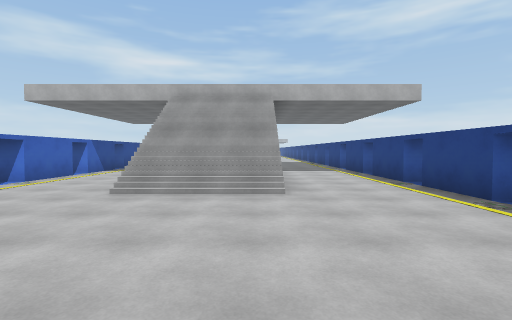
view 1 (above)

20 first-person views from a walk through a 3-D level made in the Unity game engine. The camera is 1.5 m above the floor, tilts 2° down and sees 85° across. The floor is counted in squares, 2 m on a side. Each view is taken from the middle of a square. On the plan, view 1 faces up. The plan holds only what a view shows up to about 10 squares ahead; the rest is blank. The place goes on beyond the plan. Surface patterns are stand-ins for the level's own textures.

view 2
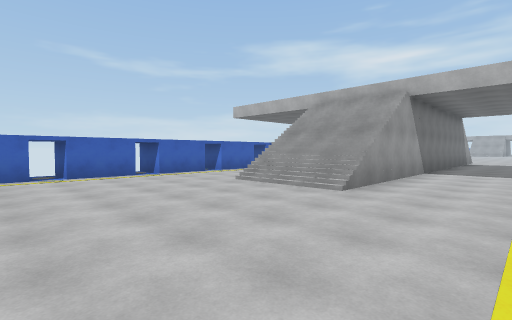

view 3
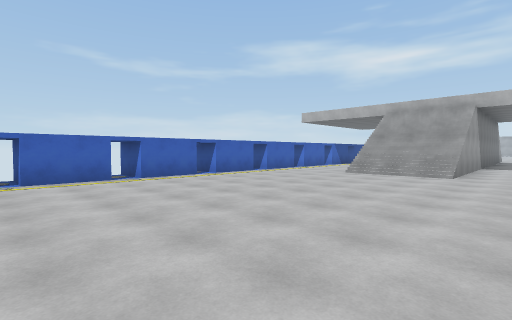

view 4
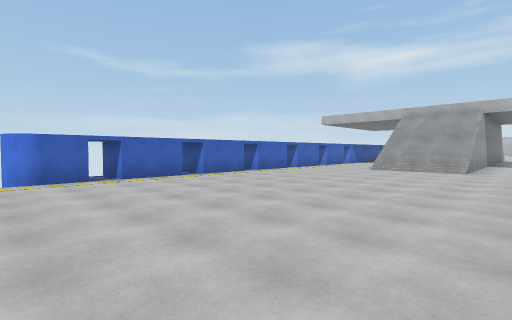

view 5
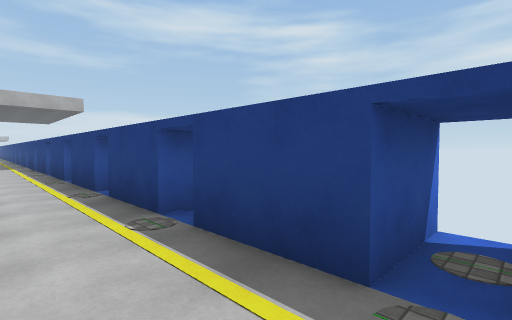

view 6
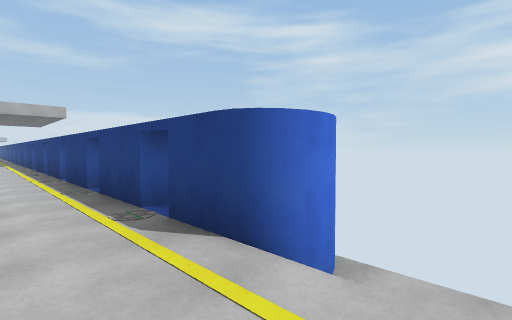

view 7
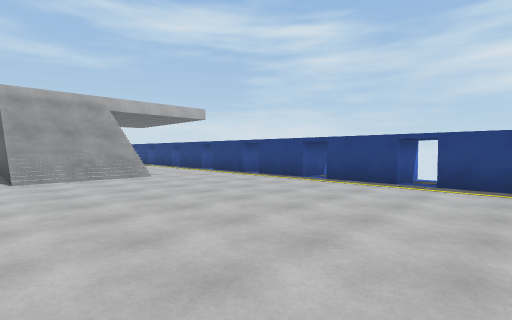

view 8
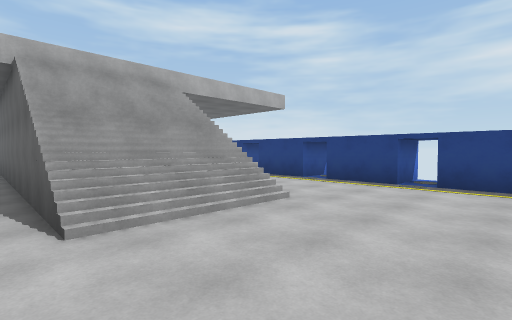

view 9
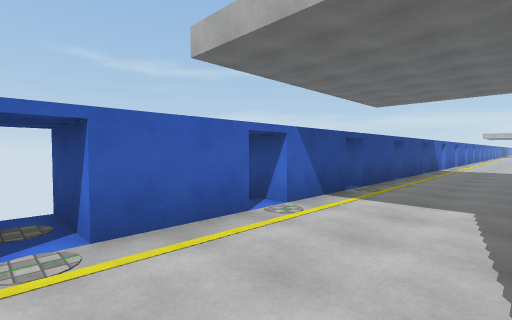

view 10
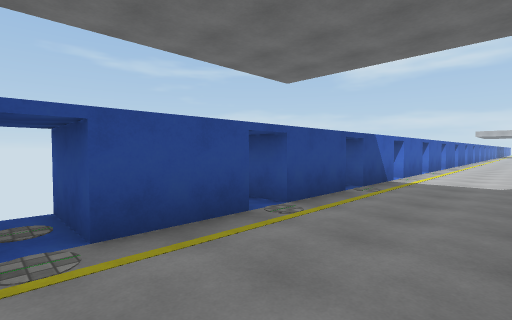

view 11
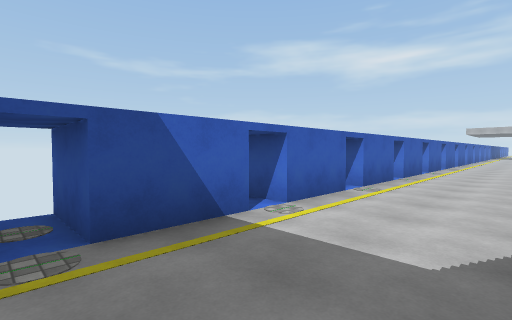

view 12
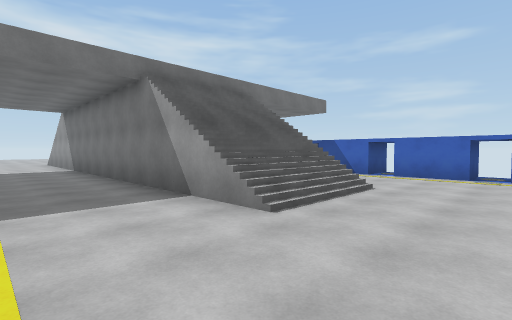

view 13
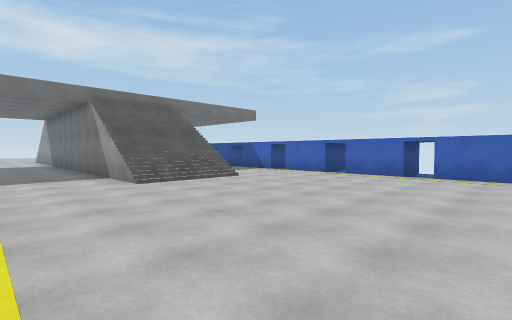

view 14
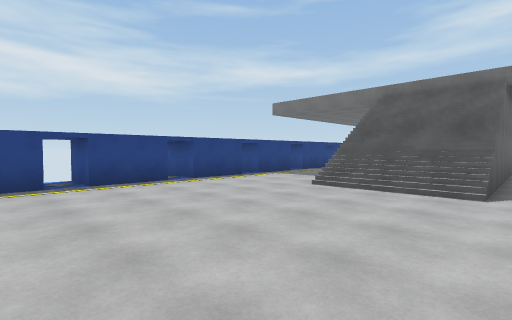

view 15
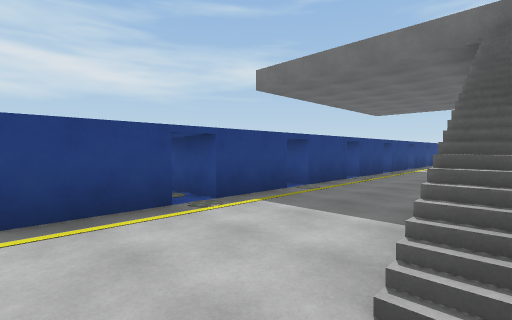

view 16
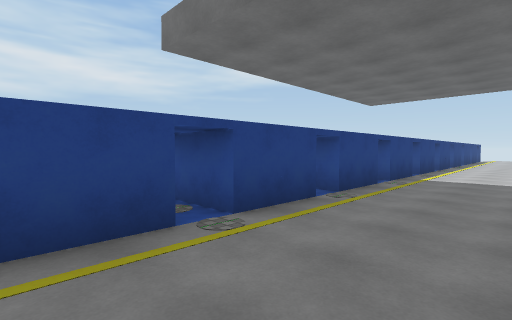

view 17
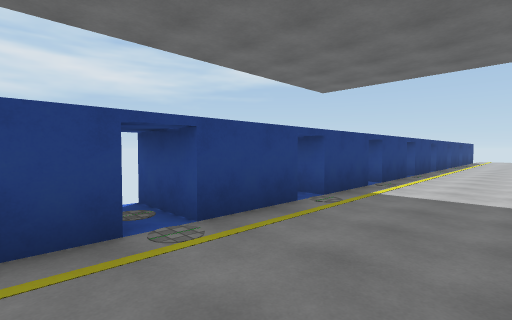

view 18
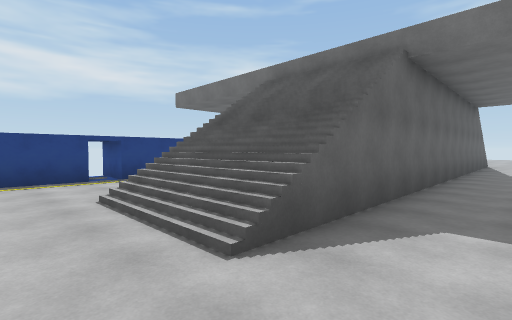

view 19
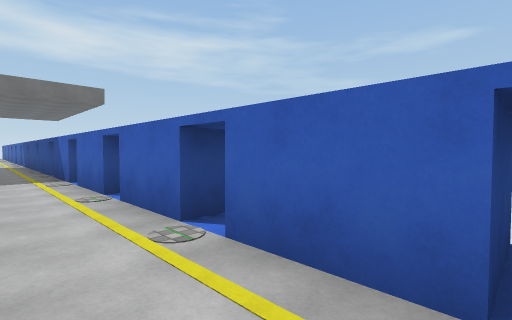

view 20
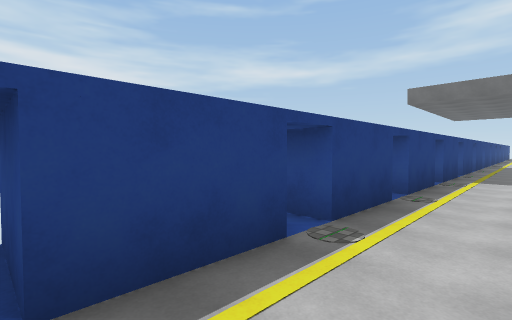

### Floor plan
Key: @ floor where view 1 was taken; # wall or solid block; x gap in a wall; . floor; / step, stairs or slope; = window, fence, low wall or low ledge; ^ raised ledge; v drop or lower ground.
Columns run from 7 left of view 1 to 5 right of it. Each row starts with its distance up from view 1.
 26 x...........x
 25  #.........#
 24  #.........#
 23 ##.........##
 22  #.........#
 21 x...........x
 20  #.........#
 19  #...///...#
 18 ##...///...##
 17 ##...///...#
 16 x....^^^....x
 15  #...# #...#
 14  #...###...#
 13  #...###...##
 12 ##...###...#
 11 x....###....x
 10  #...###...#
  9  #...=^=...#
  8  #...///...#
  7 ##...///...##
  6 x....///....
  5  #...///...#
  4 ##.........##
  3 ##.........##
  2 ##.........##
  1 x...........
  0  #.....@...#
 -1 ##.........##
 -2 ##.........##
 -3 ##.........##
 -4 x...........x
 -5  #.........##
 -6  v.........vv
 -7          .  v

Positions as (right, up) in squares from view 1, and headings:
1: (0, 0), facing up
2: (3, 0), facing up-left
3: (2, -4), facing up-left
4: (2, -6), facing up-left
5: (2, -4), facing up-right
6: (2, -7), facing up-right
7: (-3, -3), facing up-right
8: (-3, 2), facing up-right
9: (-3, 6), facing up-left
10: (-3, 11), facing up-left
11: (-3, 16), facing up-left
12: (3, 22), facing down-left
13: (3, 26), facing down-left
14: (-3, 25), facing down-right
15: (0, 21), facing down-right
16: (1, 18), facing down-right
17: (1, 15), facing down-right
18: (-4, 21), facing down-right
19: (-4, 26), facing down-left
20: (2, 26), facing down-right
